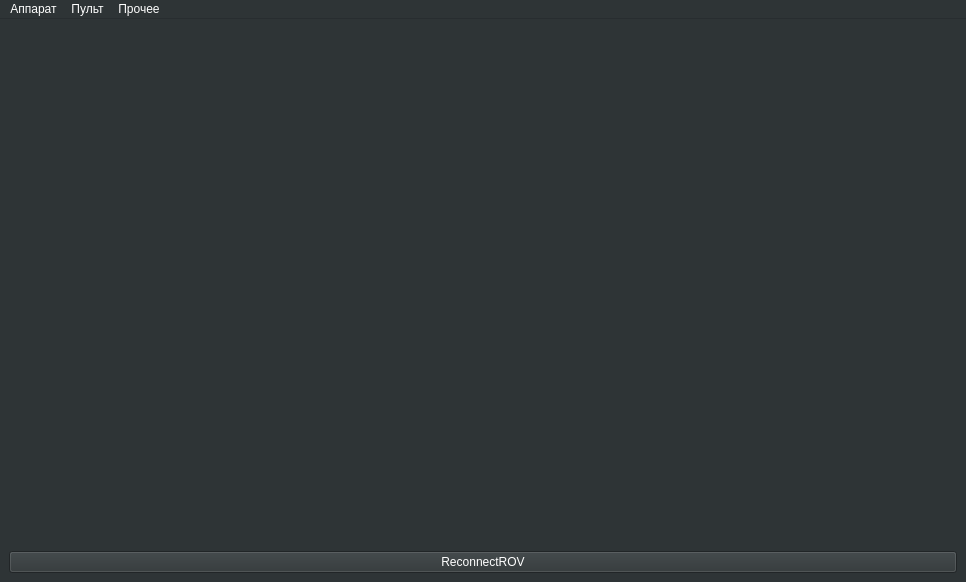
<?xml version="1.0" encoding="UTF-8"?>
<ui version="4.0">
 <class>MainWindow</class>
 <widget class="QMainWindow" name="MainWindow">
  <property name="geometry">
   <rect>
    <x>0</x>
    <y>0</y>
    <width>966</width>
    <height>582</height>
   </rect>
  </property>
  <property name="palette">
   <palette>
    <active>
     <colorrole role="WindowText">
      <brush brushstyle="SolidPattern">
       <color alpha="255">
        <red>255</red>
        <green>255</green>
        <blue>255</blue>
       </color>
      </brush>
     </colorrole>
     <colorrole role="Button">
      <brush brushstyle="SolidPattern">
       <color alpha="255">
        <red>46</red>
        <green>52</green>
        <blue>54</blue>
       </color>
      </brush>
     </colorrole>
     <colorrole role="Light">
      <brush brushstyle="SolidPattern">
       <color alpha="255">
        <red>69</red>
        <green>78</green>
        <blue>81</blue>
       </color>
      </brush>
     </colorrole>
     <colorrole role="Midlight">
      <brush brushstyle="SolidPattern">
       <color alpha="255">
        <red>57</red>
        <green>65</green>
        <blue>67</blue>
       </color>
      </brush>
     </colorrole>
     <colorrole role="Dark">
      <brush brushstyle="SolidPattern">
       <color alpha="255">
        <red>23</red>
        <green>26</green>
        <blue>27</blue>
       </color>
      </brush>
     </colorrole>
     <colorrole role="Mid">
      <brush brushstyle="SolidPattern">
       <color alpha="255">
        <red>30</red>
        <green>34</green>
        <blue>36</blue>
       </color>
      </brush>
     </colorrole>
     <colorrole role="Text">
      <brush brushstyle="SolidPattern">
       <color alpha="255">
        <red>255</red>
        <green>255</green>
        <blue>255</blue>
       </color>
      </brush>
     </colorrole>
     <colorrole role="BrightText">
      <brush brushstyle="SolidPattern">
       <color alpha="255">
        <red>255</red>
        <green>255</green>
        <blue>255</blue>
       </color>
      </brush>
     </colorrole>
     <colorrole role="ButtonText">
      <brush brushstyle="SolidPattern">
       <color alpha="255">
        <red>255</red>
        <green>255</green>
        <blue>255</blue>
       </color>
      </brush>
     </colorrole>
     <colorrole role="Base">
      <brush brushstyle="SolidPattern">
       <color alpha="255">
        <red>0</red>
        <green>0</green>
        <blue>0</blue>
       </color>
      </brush>
     </colorrole>
     <colorrole role="Window">
      <brush brushstyle="SolidPattern">
       <color alpha="255">
        <red>46</red>
        <green>52</green>
        <blue>54</blue>
       </color>
      </brush>
     </colorrole>
     <colorrole role="Shadow">
      <brush brushstyle="SolidPattern">
       <color alpha="255">
        <red>0</red>
        <green>0</green>
        <blue>0</blue>
       </color>
      </brush>
     </colorrole>
     <colorrole role="AlternateBase">
      <brush brushstyle="SolidPattern">
       <color alpha="255">
        <red>23</red>
        <green>26</green>
        <blue>27</blue>
       </color>
      </brush>
     </colorrole>
     <colorrole role="ToolTipBase">
      <brush brushstyle="SolidPattern">
       <color alpha="255">
        <red>255</red>
        <green>255</green>
        <blue>220</blue>
       </color>
      </brush>
     </colorrole>
     <colorrole role="ToolTipText">
      <brush brushstyle="SolidPattern">
       <color alpha="255">
        <red>0</red>
        <green>0</green>
        <blue>0</blue>
       </color>
      </brush>
     </colorrole>
     <colorrole role="PlaceholderText">
      <brush brushstyle="SolidPattern">
       <color alpha="128">
        <red>255</red>
        <green>255</green>
        <blue>255</blue>
       </color>
      </brush>
     </colorrole>
    </active>
    <inactive>
     <colorrole role="WindowText">
      <brush brushstyle="SolidPattern">
       <color alpha="255">
        <red>255</red>
        <green>255</green>
        <blue>255</blue>
       </color>
      </brush>
     </colorrole>
     <colorrole role="Button">
      <brush brushstyle="SolidPattern">
       <color alpha="255">
        <red>46</red>
        <green>52</green>
        <blue>54</blue>
       </color>
      </brush>
     </colorrole>
     <colorrole role="Light">
      <brush brushstyle="SolidPattern">
       <color alpha="255">
        <red>69</red>
        <green>78</green>
        <blue>81</blue>
       </color>
      </brush>
     </colorrole>
     <colorrole role="Midlight">
      <brush brushstyle="SolidPattern">
       <color alpha="255">
        <red>57</red>
        <green>65</green>
        <blue>67</blue>
       </color>
      </brush>
     </colorrole>
     <colorrole role="Dark">
      <brush brushstyle="SolidPattern">
       <color alpha="255">
        <red>23</red>
        <green>26</green>
        <blue>27</blue>
       </color>
      </brush>
     </colorrole>
     <colorrole role="Mid">
      <brush brushstyle="SolidPattern">
       <color alpha="255">
        <red>30</red>
        <green>34</green>
        <blue>36</blue>
       </color>
      </brush>
     </colorrole>
     <colorrole role="Text">
      <brush brushstyle="SolidPattern">
       <color alpha="255">
        <red>255</red>
        <green>255</green>
        <blue>255</blue>
       </color>
      </brush>
     </colorrole>
     <colorrole role="BrightText">
      <brush brushstyle="SolidPattern">
       <color alpha="255">
        <red>255</red>
        <green>255</green>
        <blue>255</blue>
       </color>
      </brush>
     </colorrole>
     <colorrole role="ButtonText">
      <brush brushstyle="SolidPattern">
       <color alpha="255">
        <red>255</red>
        <green>255</green>
        <blue>255</blue>
       </color>
      </brush>
     </colorrole>
     <colorrole role="Base">
      <brush brushstyle="SolidPattern">
       <color alpha="255">
        <red>0</red>
        <green>0</green>
        <blue>0</blue>
       </color>
      </brush>
     </colorrole>
     <colorrole role="Window">
      <brush brushstyle="SolidPattern">
       <color alpha="255">
        <red>46</red>
        <green>52</green>
        <blue>54</blue>
       </color>
      </brush>
     </colorrole>
     <colorrole role="Shadow">
      <brush brushstyle="SolidPattern">
       <color alpha="255">
        <red>0</red>
        <green>0</green>
        <blue>0</blue>
       </color>
      </brush>
     </colorrole>
     <colorrole role="AlternateBase">
      <brush brushstyle="SolidPattern">
       <color alpha="255">
        <red>23</red>
        <green>26</green>
        <blue>27</blue>
       </color>
      </brush>
     </colorrole>
     <colorrole role="ToolTipBase">
      <brush brushstyle="SolidPattern">
       <color alpha="255">
        <red>255</red>
        <green>255</green>
        <blue>220</blue>
       </color>
      </brush>
     </colorrole>
     <colorrole role="ToolTipText">
      <brush brushstyle="SolidPattern">
       <color alpha="255">
        <red>0</red>
        <green>0</green>
        <blue>0</blue>
       </color>
      </brush>
     </colorrole>
     <colorrole role="PlaceholderText">
      <brush brushstyle="SolidPattern">
       <color alpha="128">
        <red>255</red>
        <green>255</green>
        <blue>255</blue>
       </color>
      </brush>
     </colorrole>
    </inactive>
    <disabled>
     <colorrole role="WindowText">
      <brush brushstyle="SolidPattern">
       <color alpha="255">
        <red>23</red>
        <green>26</green>
        <blue>27</blue>
       </color>
      </brush>
     </colorrole>
     <colorrole role="Button">
      <brush brushstyle="SolidPattern">
       <color alpha="255">
        <red>46</red>
        <green>52</green>
        <blue>54</blue>
       </color>
      </brush>
     </colorrole>
     <colorrole role="Light">
      <brush brushstyle="SolidPattern">
       <color alpha="255">
        <red>69</red>
        <green>78</green>
        <blue>81</blue>
       </color>
      </brush>
     </colorrole>
     <colorrole role="Midlight">
      <brush brushstyle="SolidPattern">
       <color alpha="255">
        <red>57</red>
        <green>65</green>
        <blue>67</blue>
       </color>
      </brush>
     </colorrole>
     <colorrole role="Dark">
      <brush brushstyle="SolidPattern">
       <color alpha="255">
        <red>23</red>
        <green>26</green>
        <blue>27</blue>
       </color>
      </brush>
     </colorrole>
     <colorrole role="Mid">
      <brush brushstyle="SolidPattern">
       <color alpha="255">
        <red>30</red>
        <green>34</green>
        <blue>36</blue>
       </color>
      </brush>
     </colorrole>
     <colorrole role="Text">
      <brush brushstyle="SolidPattern">
       <color alpha="255">
        <red>23</red>
        <green>26</green>
        <blue>27</blue>
       </color>
      </brush>
     </colorrole>
     <colorrole role="BrightText">
      <brush brushstyle="SolidPattern">
       <color alpha="255">
        <red>255</red>
        <green>255</green>
        <blue>255</blue>
       </color>
      </brush>
     </colorrole>
     <colorrole role="ButtonText">
      <brush brushstyle="SolidPattern">
       <color alpha="255">
        <red>23</red>
        <green>26</green>
        <blue>27</blue>
       </color>
      </brush>
     </colorrole>
     <colorrole role="Base">
      <brush brushstyle="SolidPattern">
       <color alpha="255">
        <red>46</red>
        <green>52</green>
        <blue>54</blue>
       </color>
      </brush>
     </colorrole>
     <colorrole role="Window">
      <brush brushstyle="SolidPattern">
       <color alpha="255">
        <red>46</red>
        <green>52</green>
        <blue>54</blue>
       </color>
      </brush>
     </colorrole>
     <colorrole role="Shadow">
      <brush brushstyle="SolidPattern">
       <color alpha="255">
        <red>0</red>
        <green>0</green>
        <blue>0</blue>
       </color>
      </brush>
     </colorrole>
     <colorrole role="AlternateBase">
      <brush brushstyle="SolidPattern">
       <color alpha="255">
        <red>46</red>
        <green>52</green>
        <blue>54</blue>
       </color>
      </brush>
     </colorrole>
     <colorrole role="ToolTipBase">
      <brush brushstyle="SolidPattern">
       <color alpha="255">
        <red>255</red>
        <green>255</green>
        <blue>220</blue>
       </color>
      </brush>
     </colorrole>
     <colorrole role="ToolTipText">
      <brush brushstyle="SolidPattern">
       <color alpha="255">
        <red>0</red>
        <green>0</green>
        <blue>0</blue>
       </color>
      </brush>
     </colorrole>
     <colorrole role="PlaceholderText">
      <brush brushstyle="SolidPattern">
       <color alpha="128">
        <red>255</red>
        <green>255</green>
        <blue>255</blue>
       </color>
      </brush>
     </colorrole>
    </disabled>
   </palette>
  </property>
  <property name="windowTitle">
   <string>MainWindow</string>
  </property>
  <widget class="QWidget" name="centralwidget">
   <layout class="QVBoxLayout" name="verticalLayout">
    <item>
     <widget class="QStackedWidget" name="stackedWidget">
      <property name="currentIndex">
       <number>1</number>
      </property>
      <widget class="ROVModeWidget" name="pageROVMode"/>
      <widget class="QWidget" name="pageAUVMode">
       <layout class="QVBoxLayout" name="verticalLayout_10"/>
      </widget>
     </widget>
    </item>
    <item>
     <widget class="QPushButton" name="pushButtonReconnectROV">
      <property name="text">
       <string>ReconnectROV</string>
      </property>
     </widget>
    </item>
   </layout>
  </widget>
  <widget class="QMenuBar" name="menuBar">
   <property name="geometry">
    <rect>
     <x>0</x>
     <y>0</y>
     <width>966</width>
     <height>21</height>
    </rect>
   </property>
   <widget class="QMenu" name="menuBarControlBox">
    <property name="title">
     <string>Пульт</string>
    </property>
    <addaction name="action_config_controls"/>
    <addaction name="separator"/>
    <addaction name="action_config_view"/>
   </widget>
   <widget class="QMenu" name="menuBarOther">
    <property name="title">
     <string>Прочее</string>
    </property>
    <addaction name="action_about_program"/>
    <addaction name="separator"/>
    <addaction name="action_other_settings"/>
    <addaction name="separator"/>
    <addaction name="action_full_screen"/>
   </widget>
   <widget class="QMenu" name="menuBarVehicleName">
    <property name="title">
     <string>Аппарат</string>
    </property>
    <widget class="QMenu" name="menu_choose_configuration">
     <property name="title">
      <string>Конфигурация</string>
     </property>
    </widget>
    <widget class="QMenu" name="menu_choose_vehicle">
     <property name="title">
      <string>Выбор аппарата</string>
     </property>
    </widget>
    <addaction name="action_create_vehicle"/>
    <addaction name="separator"/>
    <addaction name="menu_choose_vehicle"/>
    <addaction name="menu_choose_configuration"/>
    <addaction name="separator"/>
    <addaction name="action_config_thrusters"/>
    <addaction name="action_config_coef"/>
    <addaction name="action_config_com"/>
   </widget>
   <addaction name="menuBarVehicleName"/>
   <addaction name="menuBarControlBox"/>
   <addaction name="menuBarOther"/>
  </widget>
  <action name="action_config_RS">
   <property name="text">
    <string>RS485</string>
   </property>
  </action>
  <action name="action_config_thrusters">
   <property name="text">
    <string>Винтомоторы</string>
   </property>
  </action>
  <action name="action_3">
   <property name="text">
    <string>Управление</string>
   </property>
  </action>
  <action name="action_4">
   <property name="text">
    <string>Управление</string>
   </property>
  </action>
  <action name="action_5">
   <property name="text">
    <string>Оформление</string>
   </property>
  </action>
  <action name="action_config_coef">
   <property name="enabled">
    <bool>true</bool>
   </property>
   <property name="text">
    <string>Стабилизация</string>
   </property>
  </action>
  <action name="action_10">
   <property name="text">
    <string>Телеуправляемый</string>
   </property>
  </action>
  <action name="action_11">
   <property name="text">
    <string>Автономный</string>
   </property>
  </action>
  <action name="action_enable_ROV">
   <property name="checkable">
    <bool>false</bool>
   </property>
   <property name="checked">
    <bool>false</bool>
   </property>
   <property name="text">
    <string>Телеуправляемый</string>
   </property>
  </action>
  <action name="action_enable_AUV">
   <property name="checkable">
    <bool>false</bool>
   </property>
   <property name="text">
    <string>Автономный</string>
   </property>
  </action>
  <action name="action_config_controls">
   <property name="text">
    <string>Управление</string>
   </property>
  </action>
  <action name="action_config_view">
   <property name="text">
    <string>Вид</string>
   </property>
  </action>
  <action name="action_about_program">
   <property name="text">
    <string>О программе</string>
   </property>
  </action>
  <action name="action_enable_upyr">
   <property name="text">
    <string>УПЫРЬ</string>
   </property>
  </action>
  <action name="action_enable_cousteau">
   <property name="text">
    <string>КУСТО III</string>
   </property>
  </action>
  <action name="action_other_settings">
   <property name="text">
    <string>Настройки</string>
   </property>
  </action>
  <action name="action_create_vehicle">
   <property name="enabled">
    <bool>true</bool>
   </property>
   <property name="text">
    <string>Новый аппарат</string>
   </property>
  </action>
  <action name="actionSSH">
   <property name="text">
    <string>SSH</string>
   </property>
  </action>
  <action name="action_config_SSH">
   <property name="text">
    <string>SSH</string>
   </property>
  </action>
  <action name="actionsdf">
   <property name="text">
    <string>sdf</string>
   </property>
  </action>
  <action name="action_config_com">
   <property name="text">
    <string>Связь</string>
   </property>
  </action>
  <action name="action_full_screen">
   <property name="text">
    <string>Полноэкранный режим</string>
   </property>
  </action>
 </widget>
 <customwidgets>
  <customwidget>
   <class>ROVModeWidget</class>
   <extends>QWidget</extends>
   <header>rovmodewidget.h</header>
   <container>1</container>
  </customwidget>
 </customwidgets>
 <resources/>
 <connections/>
</ui>
